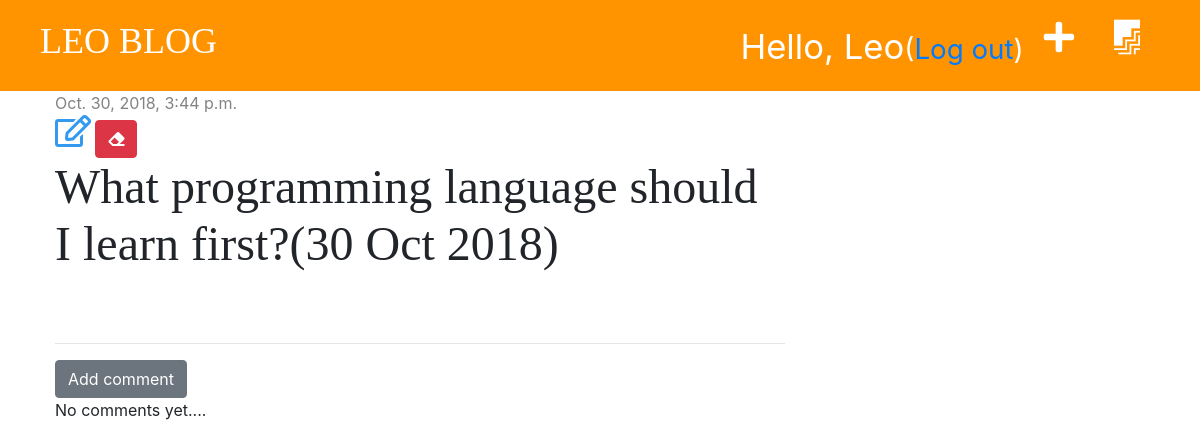
The page /post/1/ (signed in) on the database as committed earlier.
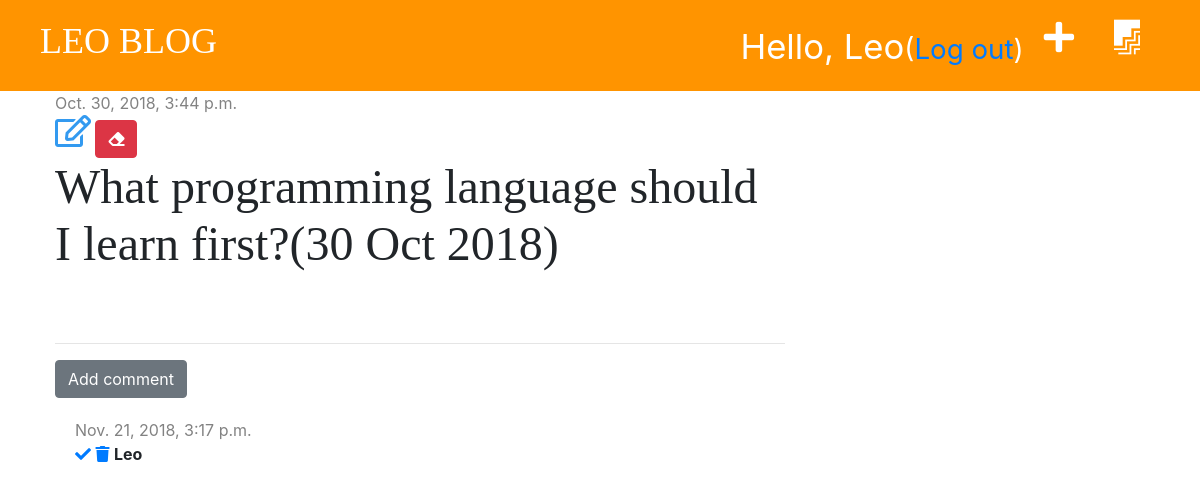
The same page on the database as committed later.
### blog/models.py (models this page shows, shortened)
class Comment(models.Model):
    post = models.ForeignKey('blog.Post', on_delete=models.CASCADE, related_name='comments')
    author = models.CharField(max_length=200)
    text = models.TextField()
    created_date = models.DateTimeField(default=timezone.now)
    approved = models.BooleanField(default=False)

### blog/views.py (the view)
# urls.py: path('post/<int:pk>/', views.post_detail, name='post_detail'),
def post_detail(request, pk):
    post = get_object_or_404(Post, pk=pk)
    stuff_for_frontend = {'post': post}
    return render(request, 'blog/post_detail.html', stuff_for_frontend)

### blog/templatetags/markdownify.py (called while the page is built)
@register.filter
def markdown(value):
    renderer = HighlightRenderer()
    markdown = mistune.Markdown(renderer=renderer)
    return markdown(value)

### blog/templates/blog/post_detail.html (shortened to what this page needs)
{% extends 'blog/base.html' %}
{% load markdownify %}
{% block content %}
    <div class="post">
        {% if post.published_date %}
            <div class="date">
                {{ post.published_date }}
            </div>
        {% else %}
            <a href="{% url 'post_publish' pk=post.pk %}" class="btn btn-primary">Publish</a>
        {% endif %}
        {% if user.is_authenticated %}
        <a href="{% url 'post_edit' pk=post.pk %}"><i class="far fa-edit fa-2x" style="color: #339af0;"></i></a>
        {% endif %}
        {% if user.is_authenticated %}
            <a href="{% url 'post_delete' pk=post.pk %}" class="btn btn-danger"
               onclick="return confirm('Are you sure you want to delete this post?')">
                <i class="fas fa-eraser"></i>
            </a>
        {% endif %}
        <h1>{{ post.title }}</h1>
    </div>
    <hr>
    <a href="{% url 'add_comment_to_post' pk=post.pk %}" class="btn btn-secondary">Add comment</a>
    {% for comment in post.comments.all %}
        {% if user.is_authenticated or comment.approved %}
            <div class="comment">
                <div class="date">
                    {{ comment.created_date }}
                </div>
                {% if not comment.approved and user.is_superuser %}
                    <a href="{% url 'comment_approve' pk=comment.pk %}"><i class="fas fa-check"></i></a>
                    <a href="{% url 'comment_remove' pk=comment.pk%}"><i class="fas fa-trash"></i></a>
                {% endif %}
                    <strong>{{ comment.author }}</strong>
            </div>
        {% endif %}
    {% empty %}
            <p>No comments yet....</p>
    {% endfor %}
{% endblock %}

Rows that differ between the two databases and show on the page:
added Comment: created_date "Nov. 21, 2018, 3:17 p.m.", approved False (drawn), author "Leo"
Other text that changed with them:
text no longer shown: "No comments yet...."
